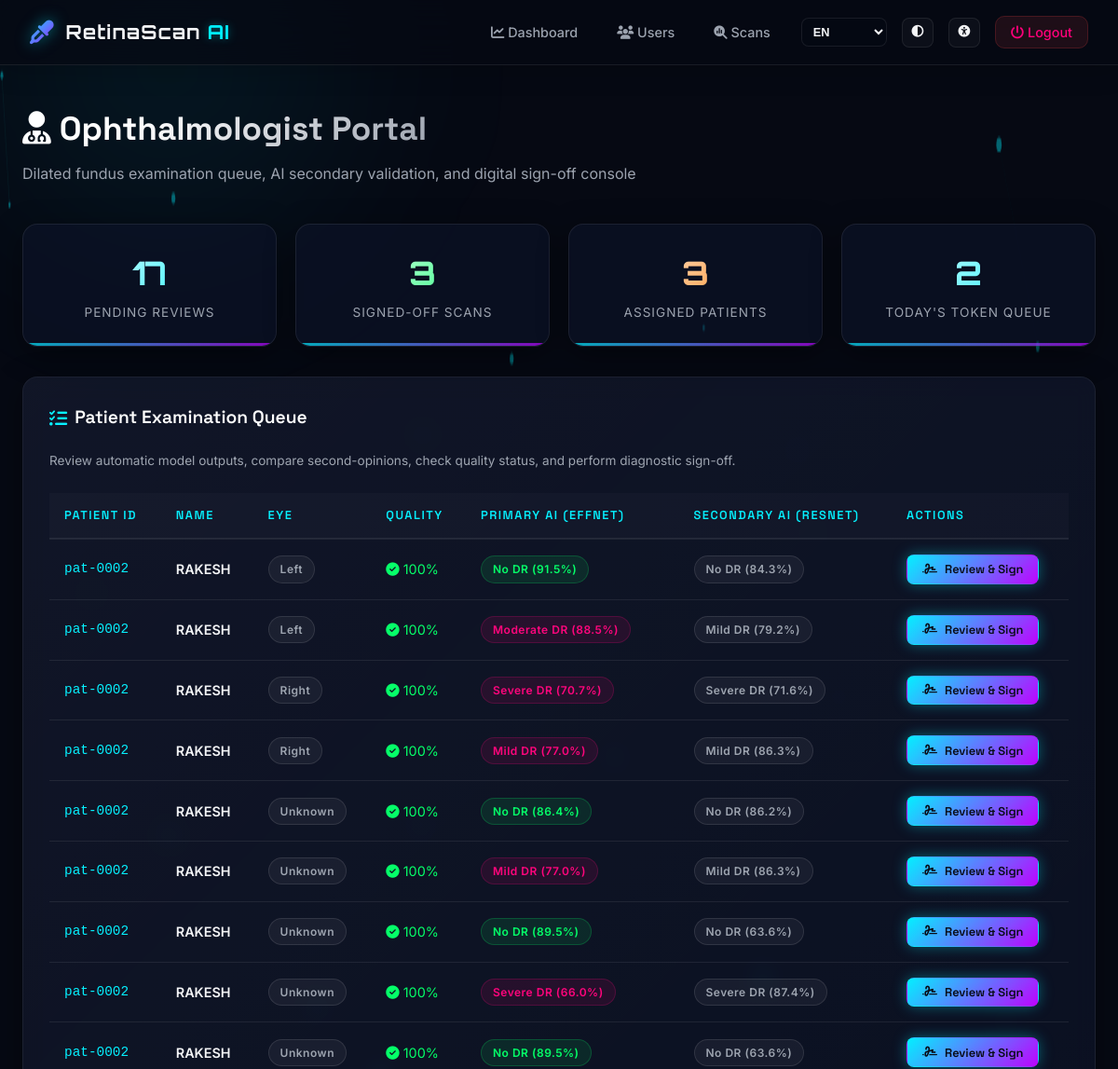
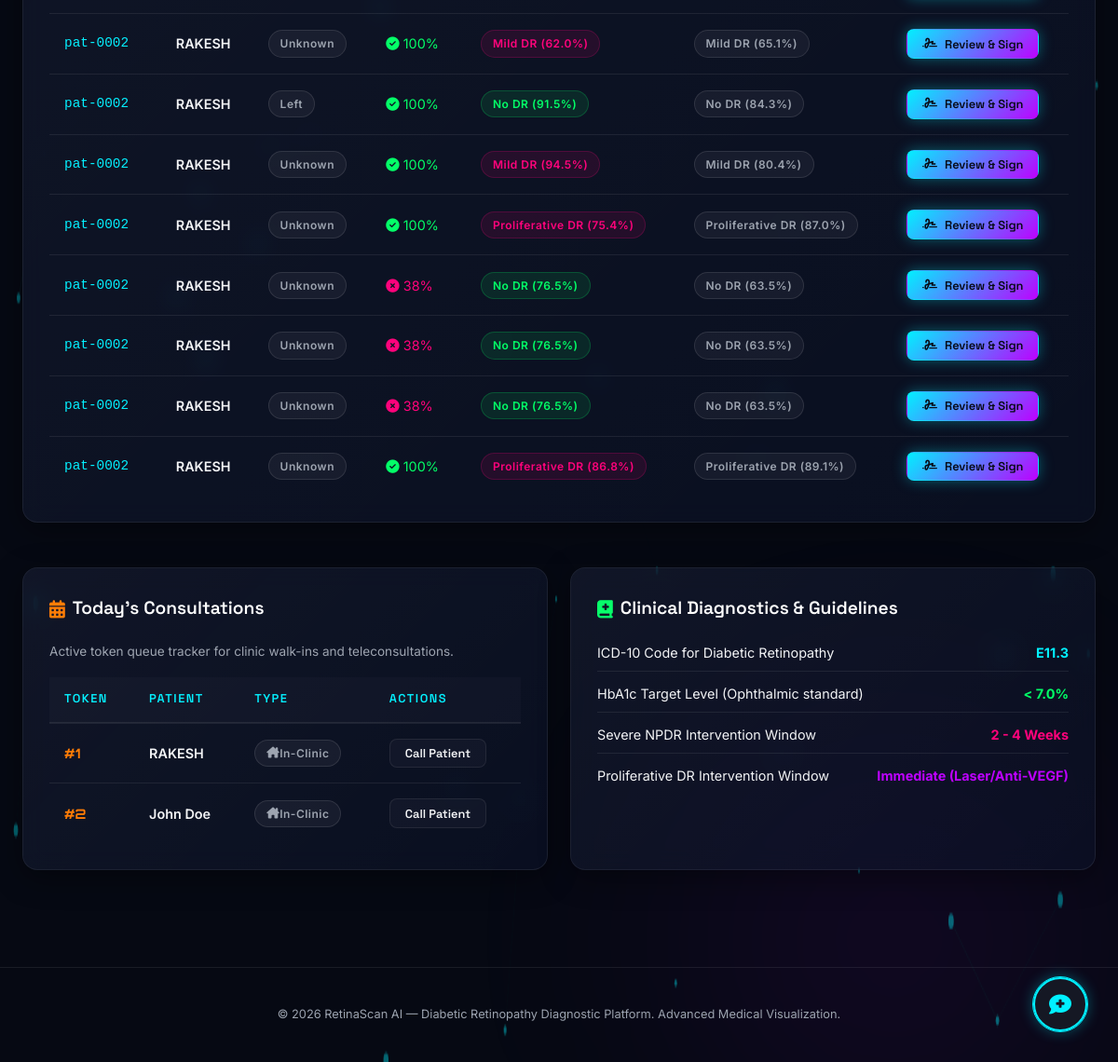
/doctor/dashboard (signed in), run on the app's committed database (2 pictures, top to bottom).
### models/scan.py (models this page shows, shortened)
class Scan(db.Model):
    __tablename__ = 'scans'
    id = db.Column(db.Integer, primary_key=True)
    user_id = db.Column(db.Integer, db.ForeignKey('users.id'), nullable=False)
    family_member_id = db.Column(db.Integer, db.ForeignKey('family_members.id'), nullable=True)
    family_member = db.relationship('FamilyMember', backref='scans', lazy=True)
    original_image = db.Column(db.String(255), nullable=False)
    preprocessed_image = db.Column(db.String(255), nullable=True)
    gradcam_image = db.Column(db.String(255), nullable=True)
    predicted_class = db.Column(db.String(50), nullable=True)
    confidence = db.Column(db.Float, nullable=True)
    class_probabilities = db.Column(db.Text, nullable=True)  # JSON string
    is_glaucoma = db.Column(db.Boolean, default=False)
    glaucoma_prob = db.Column(db.Float, default=0.0)
    is_amd = db.Column(db.Boolean, default=False)
    amd_prob = db.Column(db.Float, default=0.0)
    is_dr = db.Column(db.Boolean, default=False)
    dr_prob = db.Column(db.Float, default=0.0)
    is_cataract = db.Column(db.Boolean, default=False)
    cataract_prob = db.Column(db.Float, default=0.0)
    is_normal = db.Column(db.Boolean, default=True)
    normal_prob = db.Column(db.Float, default=0.0)
    multi_disease_probabilities = db.Column(db.Text, nullable=True)  # Detailed JSON string
    dicom_patient_id = db.Column(db.String(100), nullable=True)
    his_sync_status = db.Column(db.Enum('unsynced', 'synced', 'failed'), default='unsynced')
    his_fhir_id = db.Column(db.String(100), nullable=True)
    microaneurysms = db.Column(db.Boolean, default=False)
    hemorrhages = db.Column(db.Boolean, default=False)
    hard_exudates = db.Column(db.Boolean, default=False)
    soft_exudates = db.Column(db.Boolean, default=False)
    neovascularization = db.Column(db.Boolean, default=False)
    second_opinion_class = db.Column(db.String(50), nullable=True)
    second_opinion_confidence = db.Column(db.Float, nullable=True)
    second_opinion_probabilities = db.Column(db.Text, nullable=True)
    second_opinion_model = db.Column(db.String(50), nullable=True)
    quality_score = db.Column(db.Float, nullable=True)
    quality_issues = db.Column(db.Text, nullable=True)
    doctor_signature = db.Column(db.Text, nullable=True)
    doctor_signed_off = db.Column(db.Boolean, default=False)
    doctor_notes = db.Column(db.Text, nullable=True)
    assigned_doctor_id = db.Column(db.Integer, db.ForeignKey('doctors.id'), nullable=True)
    status = db.Column(db.String(20), default='pending')
    admin_notes = db.Column(db.Text, nullable=True)
    validated_by = db.Column(db.Integer, db.ForeignKey('users.id'), nullable=True)
    validated_at = db.Column(db.DateTime, nullable=True)
    report_path = db.Column(db.String(255), nullable=True)
    created_at = db.Column(db.DateTime, default=datetime.utcnow)
    eye_side = db.Column(db.String(20), default='Unknown')
    def to_dict(self):
        return {
            'id': self.id,
            'user_id': self.user_id,
            'family_member_id': self.family_member_id,
            'original_image': self.original_image,
            'gradcam_image': self.gradcam_image,
            'predicted_class': self.predicted_class,
            'confidence': round(self.confidence * 100, 2) if self.confidence else None,
            'glaucoma_prob': round(self.glaucoma_prob * 100, 2) if self.glaucoma_prob else 0.0,
            'amd_prob': round(self.amd_prob * 100, 2) if self.amd_prob else 0.0,
            'dr_prob': round(self.dr_prob * 100, 2) if self.dr_prob else 0.0,
            'cataract_prob': round(self.cataract_prob * 100, 2) if self.cataract_prob else 0.0,
            'normal_prob': round(self.normal_prob * 100, 2) if self.normal_prob else 0.0,
            'dicom_patient_id': self.dicom_patient_id,
            'his_sync_status': self.his_sync_status,
            'status': self.status,
            'eye_side': self.eye_side,
            'second_opinion_class': self.second_opinion_class,
            'second_opinion_confidence': round(self.second_opinion_confidence * 100, 2) if self.second_opinion_confidence else None,
            'second_opinion_model': self.second_opinion_model,
            'quality_score': round(self.quality_score * 100, 2) if self.quality_score else None,
            'quality_issues': self.quality_issues,
            'doctor_signed_off': self.doctor_signed_off,
            'doctor_notes': self.doctor_notes,
            'assigned_doctor_id': self.assigned_doctor_id,
            'created_at': self.created_at.strftime('%d %b %Y, %I:%M %p')
        }

### models/user.py (models this page shows, shortened)
class User(db.Model, UserMixin):
    __tablename__ = 'users'
    id = db.Column(db.Integer, primary_key=True)
    name = db.Column(db.String(100), nullable=False)
    email = db.Column(db.String(150), unique=True, nullable=False)
    password_hash = db.Column(db.String(255), nullable=False)
    role = db.Column(db.String(20), default='user', nullable=False)
    phone = db.Column(db.String(15), nullable=True)
    age = db.Column(db.Integer, nullable=True)
    gender = db.Column(db.String(20), nullable=True)
    diabetes_type = db.Column(db.String(50), nullable=True)
    hba1c = db.Column(db.Float, nullable=True)
    diabetes_duration = db.Column(db.Integer, nullable=True)
    bp_systolic = db.Column(db.Integer, nullable=True)
    bp_diastolic = db.Column(db.Integer, nullable=True)
    family_history = db.Column(db.Text, nullable=True) # JSON string
    otp_code = db.Column(db.String(10), nullable=True)
    otp_expiry = db.Column(db.DateTime, nullable=True)
    phone_verified = db.Column(db.Boolean, default=False)
    created_at = db.Column(db.DateTime, default=datetime.utcnow)
    is_active = db.Column(db.Boolean, default=True)
    scans = db.relationship('Scan', backref='patient', lazy=True, foreign_keys='[Scan.user_id]')
    def to_dict(self):
        return {
            'id': self.id,
            'name': self.name,
            'email': self.email,
            'role': self.role,
            'phone': self.phone,
            'age': self.age,
            'gender': self.gender,
            'diabetes_type': self.diabetes_type,
            'hba1c': self.hba1c,
            'diabetes_duration': self.diabetes_duration,
            'bp_systolic': self.bp_systolic,
            'bp_diastolic': self.bp_diastolic,
            'is_active': self.is_active,
            'created_at': self.created_at.strftime('%d %b %Y') if self.created_at else None
        }

### models/appointment.py (models this page shows, shortened)
class Appointment(db.Model):
    __tablename__ = 'appointments'
    id = db.Column(db.Integer, primary_key=True)
    user_id = db.Column(db.Integer, db.ForeignKey('users.id'), nullable=False)
    doctor_id = db.Column(db.Integer, db.ForeignKey('doctors.id'), nullable=False)
    hospital_id = db.Column(db.Integer, db.ForeignKey('hospitals.id'), nullable=False)
    date = db.Column(db.Date, nullable=False)
    time_slot = db.Column(db.String(50), nullable=False)
    status = db.Column(db.String(50), default='confirmed', nullable=False)
    patient_name = db.Column(db.String(100), nullable=False)
    patient_phone = db.Column(db.String(20), nullable=False)
    notes = db.Column(db.Text, nullable=True)
    token_number = db.Column(db.Integer, nullable=True)
    teleconsultation_link = db.Column(db.String(255), nullable=True)
    reminder_sent = db.Column(db.Boolean, default=False)
    created_at = db.Column(db.DateTime, default=datetime.utcnow)
    user = db.relationship('User', backref=db.backref('appointments', lazy=True))
    hospital_rel = db.relationship('Hospital', backref=db.backref('appointments', lazy=True))

### app.py (the view)
    @app.route('/doctor/dashboard')
    @login_required
    @doctor_required
    def doctor_dashboard():
        pending_scans = Scan.query.filter_by(doctor_signed_off=False).filter(Scan.status == 'processed').all()
        signed_scans_count = Scan.query.filter_by(doctor_signed_off=True).count()
        assigned_patients_count = User.query.filter_by(role='user').count()
        active_appointments = Appointment.query.filter_by(status='confirmed').order_by(Appointment.token_number.asc()).all()
        return render_template('doctor/dashboard.html',
                               pending_scans=pending_scans,
                               signed_scans_count=signed_scans_count,
                               assigned_patients_count=assigned_patients_count,
                               active_appointments=active_appointments)

### models/user.py (called while the page is built)
@login_manager.user_loader
def load_user(user_id):
    return User.query.get(int(user_id))

### utils/translations.py (called while the page is built)
def translate(key, lang='en'):
    if not lang or lang not in TRANSLATIONS:
        lang = 'en'
    lang_dict = TRANSLATIONS.get(lang, TRANSLATIONS['en'])
    return lang_dict.get(key, TRANSLATIONS['en'].get(key, key))

### templates/doctor/dashboard.html (shortened to what this page needs)
{% extends 'base.html' %}
{% block content %}
<div class="page-header">
  <h1><i class="fa-solid fa-user-doctor" style="color:var(--neon-purple);"></i> Ophthalmologist Portal</h1>
  <p>Dilated fundus examination queue, AI secondary validation, and digital sign-off console</p>
</div>
<div class="stats-grid">
  <div class="stat-card stat-blue">
    <div class="stat-value">{{ pending_scans|length }}</div>
    <div class="stat-label">Pending Reviews</div>
  </div>
  <div class="stat-card stat-green">
    <div class="stat-value">{{ signed_scans_count }}</div>
    <div class="stat-label">Signed-off Scans</div>
  </div>
  <div class="stat-card stat-orange">
    <div class="stat-value">{{ assigned_patients_count }}</div>
    <div class="stat-label">Assigned Patients</div>
  </div>
  <div class="stat-card">
    <div class="stat-value">{{ active_appointments|length }}</div>
    <div class="stat-label">Today's Token Queue</div>
  </div>
</div>
<div class="dashboard-grid">
  <div class="card" style="grid-column: span 2;">
    <h3><i class="fa-solid fa-list-check" style="color:var(--neon-cyan);"></i> Patient Examination Queue</h3>
    <p style="font-size:0.85rem; color:var(--text-secondary); margin-bottom:1.5rem;">Review automatic model outputs, compare second-opinions, check quality status, and perform diagnostic sign-off.</p>
    <div class="table-container">
      {% if pending_scans %}
      <table class="table">
        <thead>
          <tr>
            <th>Patient ID</th>
            <th>Name</th>
            <th>Eye</th>
            <th>Quality</th>
            <th>Primary AI (EffNet)</th>
            <th>Secondary AI (ResNet)</th>
            <th>Actions</th>
          </tr>
        </thead>
        <tbody>
          {% for scan in pending_scans %}
          <tr>
            <td style="font-family:monospace; color:var(--neon-cyan);">pat-{{ "%04d"|format(scan.patient.id) }}</td>
            <td style="font-weight:600;">{{ scan.patient.name }}</td>
            <td>
              <span class="badge badge-pending">{{ scan.eye_side }}</span>
            </td>
            <td>
              {% if scan.quality_score and scan.quality_score >= 0.70 %}
                <span style="color:var(--neon-green);"><i class="fa-solid fa-circle-check"></i> {{ (scan.quality_score*100)|round|int }}%</span>
              {% else %}
                <span style="color:var(--neon-pink);"><i class="fa-solid fa-circle-xmark"></i> {{ (scan.quality_score*100)|round|int }}%</span>
              {% endif %}
            </td>
            <td>
              <span class="badge {% if scan.is_dr %}badge-severe-dr{% else %}badge-no-dr{% endif %}">
                {{ scan.predicted_class }} ({{ (scan.confidence*100)|round(1) }}%)
              </span>
            </td>
            <td>
              <span class="badge badge-pending">
                {{ scan.second_opinion_class }} ({{ (scan.second_opinion_confidence*100)|round(1) }}%)
              </span>
            </td>
            <td>
              <button onclick='openReviewModal({{ scan.to_dict()|tojson|safe }}, {{ scan.patient.to_dict()|tojson|safe }})' class="btn btn-primary btn-sm">
                <i class="fa-solid fa-signature"></i> Review & Sign
              </button>
            </td>
          </tr>
          {% endfor %}
        </tbody>
      </table>
      {% else %}
      <div style="text-align:center; padding: 2rem; color:var(--text-secondary);">
        <i class="fa-solid fa-circle-check" style="font-size:3rem; color:var(--neon-green); margin-bottom:1rem; display:block;"></i>
        All patient scans signed off and processed!
      </div>
      {% endif %}
    </div>
  </div>
  <div class="card">
    <h3><i class="fa-solid fa-calendar-days" style="color:var(--neon-orange);"></i> Today's Consultations</h3>
    <p style="font-size:0.85rem; color:var(--text-secondary); margin-bottom:1rem;">Active token queue tracker for clinic walk-ins and teleconsultations.</p>
    <div class="table-container">
      {% if active_appointments %}
      <table class="table">
        <thead>
          <tr>
            <th>Token</th>
            <th>Patient</th>
            <th>Type</th>
            <th>Actions</th>
          </tr>
        </thead>
        <tbody>
          {% for appt in active_appointments %}
          <tr>
            <td style="font-family:'Orbitron',sans-serif; color:var(--neon-orange); font-weight:700;">#{{ appt.token_number or loop.index }}</td>
            <td style="font-weight:600;">{{ appt.patient_name }}</td>
            <td>
              {% if appt.teleconsultation_link %}
                <span class="badge badge-admin"><i class="fa-solid fa-video"></i> Video</span>
              {% else %}
                <span class="badge badge-pending"><i class="fa-solid fa-house-chimney"></i> In-Clinic</span>
              {% endif %}
            </td>
            <td>
              {% if appt.teleconsultation_link %}
                <a href="{{ appt.teleconsultation_link }}" target="_blank" class="btn btn-outline btn-sm" style="border-color:var(--neon-cyan); color:var(--neon-cyan);">
                  <i class="fa-solid fa-video"></i> Join
                </a>
              {% else %}
                <button class="btn btn-outline btn-sm">Call Patient</button>
              {% endif %}
            </td>
          </tr>
          {% endfor %}
        </tbody>
      </table>
      {% else %}
      <div style="text-align:center; padding:1.5rem; color:var(--text-secondary);">
        No appointments scheduled for today.
      </div>
      {% endif %}
    </div>
  </div>
  <div class="card">
    <h3><i class="fa-solid fa-book-medical" style="color:var(--neon-green);"></i> Clinical Diagnostics & Guidelines</h3>
    <ul style="list-style:none; padding:0; display:flex; flex-direction:column; gap:0.75rem; font-size:0.9rem;">
      <li style="display:flex; justify-content:space-between; align-items:center; border-bottom: 1px solid var(--border-glass); padding-bottom: 0.5rem;">
        <span>ICD-10 Code for Diabetic Retinopathy</span>
        <strong style="color:var(--neon-cyan);">E11.3</strong>
      </li>
      <li style="display:flex; justify-content:space-between; align-items:center; border-bottom: 1px solid var(--border-glass); padding-bottom: 0.5rem;">
        <span>HbA1c Target Level (Ophthalmic standard)</span>
        <strong style="color:var(--neon-green);">&lt; 7.0%</strong>
      </li>
      <li style="display:flex; justify-content:space-between; align-items:center; border-bottom: 1px solid var(--border-glass); padding-bottom: 0.5rem;">
        <span>Severe NPDR Intervention Window</span>
        <strong style="color:var(--neon-pink);">2 - 4 Weeks</strong>
      </li>
      <li style="display:flex; justify-content:space-between; align-items:center; padding-bottom: 0.5rem;">
        <span>Proliferative DR Intervention Window</span>
        <strong style="color:var(--neon-purple);">Immediate (Laser/Anti-VEGF)</strong>
      </li>
    </ul>
  </div>
</div>
{% endblock %}

### data on the page
Scan: patient.name "RAKESH", eye_side "Left", (scan.quality_score*100)|round|int "100", predicted_class "No DR", (scan.confidence*100)|round(1) "91.5", second_opinion_class "No DR", (scan.second_opinion_confidence*100)|round(1) "84.3"
User: patient.id "0002"
Scan: patient.name "RAKESH", eye_side "Left", (scan.quality_score*100)|round|int "100", predicted_class "Moderate DR", (scan.confidence*100)|round(1) "88.5", second_opinion_class "Mild DR", (scan.second_opinion_confidence*100)|round(1) "79.2"
Scan: patient.name "RAKESH", eye_side "Right", (scan.quality_score*100)|round|int "100", predicted_class "Severe DR", (scan.confidence*100)|round(1) "70.7", second_opinion_class "Severe DR", (scan.second_opinion_confidence*100)|round(1) "71.6"
Scan: patient.name "RAKESH", eye_side "Right", (scan.quality_score*100)|round|int "100", predicted_class "Mild DR", (scan.confidence*100)|round(1) "77.0", second_opinion_class "Mild DR", (scan.second_opinion_confidence*100)|round(1) "86.3"
Scan: patient.name "RAKESH", eye_side "Unknown", (scan.quality_score*100)|round|int "100", predicted_class "No DR", (scan.confidence*100)|round(1) "86.4", second_opinion_class "No DR", (scan.second_opinion_confidence*100)|round(1) "86.2"
Scan: patient.name "RAKESH", eye_side "Unknown", (scan.quality_score*100)|round|int "100", predicted_class "Mild DR", (scan.confidence*100)|round(1) "77.0", second_opinion_class "Mild DR", (scan.second_opinion_confidence*100)|round(1) "86.3"
Scan: patient.name "RAKESH", eye_side "Unknown", (scan.quality_score*100)|round|int "100", predicted_class "No DR", (scan.confidence*100)|round(1) "89.5", second_opinion_class "No DR", (scan.second_opinion_confidence*100)|round(1) "63.6"
Scan: patient.name "RAKESH", eye_side "Unknown", (scan.quality_score*100)|round|int "100", predicted_class "Severe DR", (scan.confidence*100)|round(1) "66.0", second_opinion_class "Severe DR", (scan.second_opinion_confidence*100)|round(1) "87.4"
Scan: patient.name "RAKESH", eye_side "Unknown", (scan.quality_score*100)|round|int "100", predicted_class "No DR", (scan.confidence*100)|round(1) "89.5", second_opinion_class "No DR", (scan.second_opinion_confidence*100)|round(1) "63.6"
Scan: patient.name "RAKESH", eye_side "Unknown", (scan.quality_score*100)|round|int "100", predicted_class "Mild DR", (scan.confidence*100)|round(1) "62.0", second_opinion_class "Mild DR", (scan.second_opinion_confidence*100)|round(1) "65.1"
Scan: patient.name "RAKESH", eye_side "Left", (scan.quality_score*100)|round|int "100", predicted_class "No DR", (scan.confidence*100)|round(1) "91.5", second_opinion_class "No DR", (scan.second_opinion_confidence*100)|round(1) "84.3"
Scan: patient.name "RAKESH", eye_side "Unknown", (scan.quality_score*100)|round|int "100", predicted_class "Mild DR", (scan.confidence*100)|round(1) "94.5", second_opinion_class "Mild DR", (scan.second_opinion_confidence*100)|round(1) "80.4"
Scan: patient.name "RAKESH", eye_side "Unknown", (scan.quality_score*100)|round|int "100", predicted_class "Proliferative DR", (scan.confidence*100)|round(1) "75.4", second_opinion_class "Proliferative DR", (scan.second_opinion_confidence*100)|round(1) "87.0"
Scan: patient.name "RAKESH", eye_side "Unknown", (scan.quality_score*100)|round|int "38", predicted_class "No DR", (scan.confidence*100)|round(1) "76.5", second_opinion_class "No DR", (scan.second_opinion_confidence*100)|round(1) "63.5"
Scan: patient.name "RAKESH", eye_side "Unknown", (scan.quality_score*100)|round|int "38", predicted_class "No DR", (scan.confidence*100)|round(1) "76.5", second_opinion_class "No DR", (scan.second_opinion_confidence*100)|round(1) "63.5"
Scan: patient.name "RAKESH", eye_side "Unknown", (scan.quality_score*100)|round|int "38", predicted_class "No DR", (scan.confidence*100)|round(1) "76.5", second_opinion_class "No DR", (scan.second_opinion_confidence*100)|round(1) "63.5"
Scan: patient.name "RAKESH", eye_side "Unknown", (scan.quality_score*100)|round|int "100", predicted_class "Proliferative DR", (scan.confidence*100)|round(1) "86.8", second_opinion_class "Proliferative DR", (scan.second_opinion_confidence*100)|round(1) "89.1"
Appointment: token_number "1", patient_name "RAKESH", shows "In-Clinic", shows "Call Patient"
Appointment: token_number "2", patient_name "John Doe", shows "In-Clinic", shows "Call Patient"

### other printed values
{{ t('logout') }} "Logout"
{{ pending_scans|length }} "17"
{{ signed_scans_count }} "3"
{{ assigned_patients_count }} "3"
{{ active_appointments|length }} "2"
